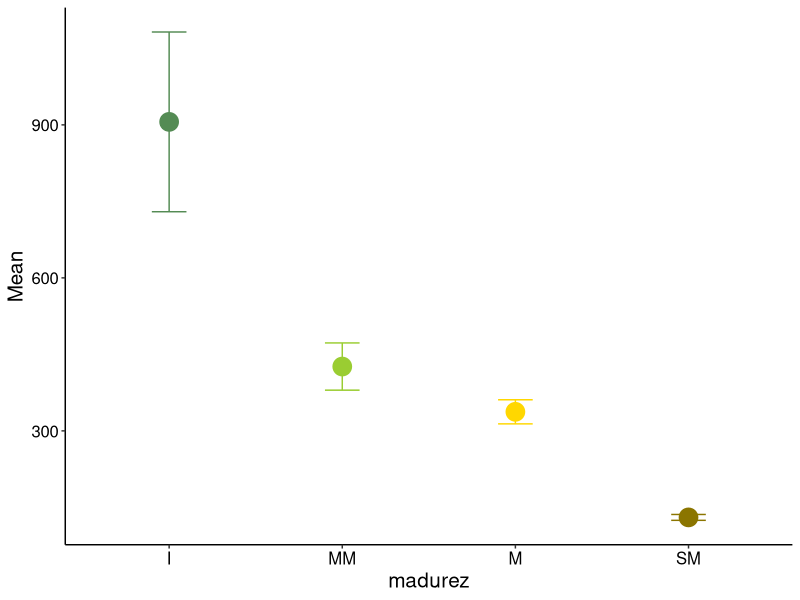
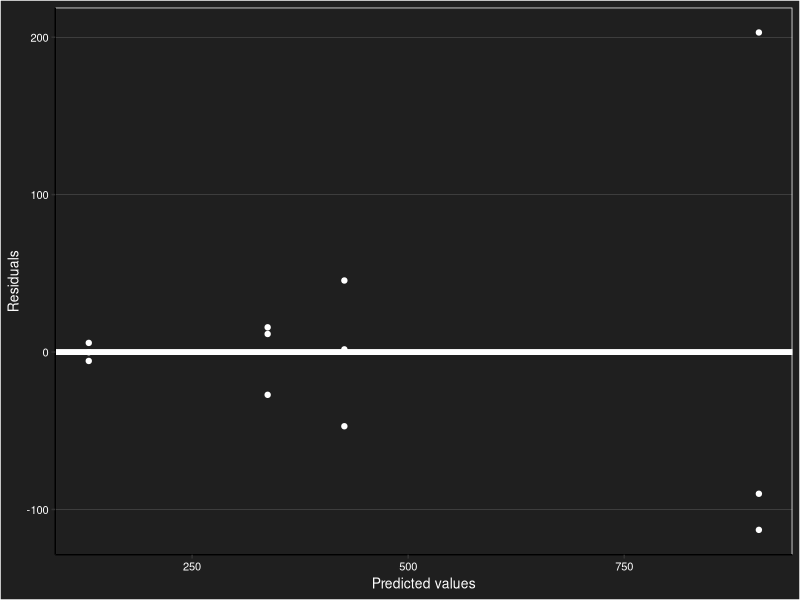
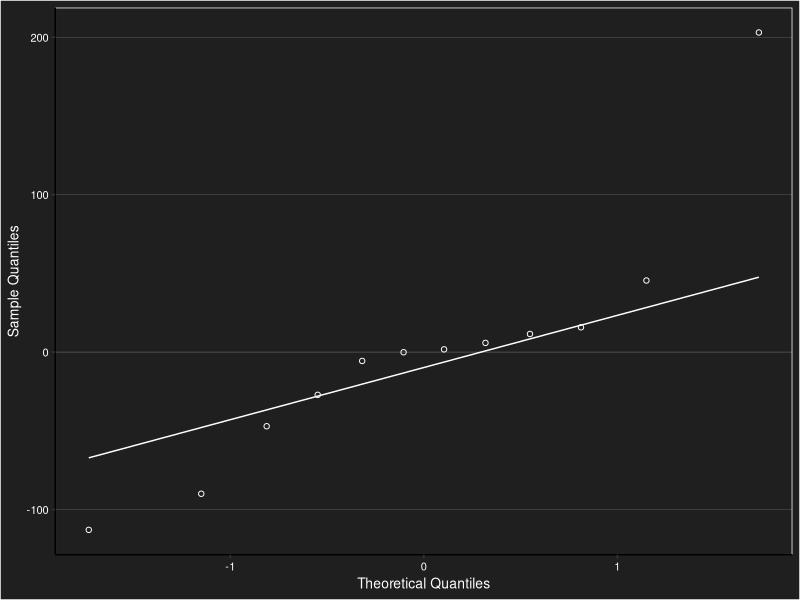

Write the R code that produced these figures, in order. (Note: this script raises an error after producing the figures.)
## ---- chunk 1
knitr::opts_chunk$set(warning = FALSE, message = FALSE, echo = FALSE)

library(readxl)
data_mad_phenols <- read_excel("database.xlsx", sheet = "mad_phenols")
data_mad_phenols$madurez <- factor(data_mad_phenols$madurez, levels=c("I", "MM", "M", "SM"))

## ---- chunk 2
knitr::opts_chunk$set(warning = FALSE, message = FALSE, echo = FALSE)

library(dplyr)
tabla_fenoles <- data_mad_phenols %>% 
  dplyr::group_by(madurez) %>% 
  dplyr::summarise(n=n(),
                   Mean = mean(fenoles),
                   sd = sd(fenoles))

library(knitr)
kable(tabla_fenoles, format = "markdown")

## ---- chunk 3
knitr::opts_chunk$set(warning = FALSE, message = FALSE, echo = FALSE)

library(ggplot2)
plot_mad_fenoles <- ggplot(tabla_fenoles, aes(x = madurez, y = Mean, color = madurez)) +
    scale_color_manual(values = c("palegreen4", "yellowgreen", "gold", "gold4")) +
    stat_summary(fun = "mean", size = 6, geom = "point") +
    geom_errorbar(aes(ymin = Mean - sd, ymax = Mean + sd), width = 0.2, position = position_dodge(0.9)) +
    theme_classic() +
    theme(legend.title = element_blank()) +
    theme(legend.position = "none") +
    theme(text = element_text(size = 15, color = 'black')) +
    theme(axis.text = element_text(color = 'black'))
plot_mad_fenoles

## ---- chunk 4
knitr::opts_chunk$set(warning = FALSE, message = FALSE, echo = FALSE)

library(nlme)
modelos_mad_fenoles <- gls(fenoles ~ madurez, weights=varIdent(form=~1|madurez), data=data_mad_phenols)
modelos_mad_fenoles

## ---- chunk 5
knitr::opts_chunk$set(warning = FALSE, message = FALSE, echo = FALSE)

fenoles_mad_ajuste <- as.data.frame(cbind(
  "residuos" = residuals(modelos_mad_fenoles),
  "predichos" = predict(modelos_mad_fenoles)))

HV_fenoles_mad<-ggplot(fenoles_mad_ajuste) +
  aes(predichos, residuos) +
  geom_hline(yintercept = 0, colour="white", size=2) +
  geom_point(colour="white")+
  theme_classic()+
  labs(y="Residuals", x="Predicted values")+
  theme(legend.position = "bottom", legend.background = element_rect(fill = "gray12"))+
  theme(panel.grid.major.y = element_line(size=0.05, color='white'))+
  theme(panel.grid.major.x = element_blank())+
  theme(text = element_text(size=10, color='white'))+
  theme(axis.text = element_text(color='white'))+
  theme(plot.background = element_rect(fill = "gray12"))+
  theme(panel.background = element_rect(fill = "gray12", color = "white"))
HV_fenoles_mad

QQ_fenoles_mad<-ggplot(fenoles_mad_ajuste) +
aes(sample = residuos) +
  geom_qq(shape = 1, colour="white") +
  geom_qq_line(colour="white")+
  theme_classic()+
  labs(y="Sample Quantiles", x="Theoretical Quantiles")+
  theme(legend.position = "bottom", legend.background = element_rect(fill = "gray12"))+
  theme(panel.grid.major.y = element_line(size=0.05, color='white'))+
  theme(panel.grid.major.x = element_blank())+
  theme(text = element_text(size=10, color='white'))+
  theme(axis.text = element_text(color='white'))+
  theme(plot.background = element_rect(fill = "gray12"))+
  theme(panel.background = element_rect(fill = "gray12", color = "white"))
QQ_fenoles_mad

shapiro.test(fenoles_mad_ajuste$residuos)

## ---- chunk 6
knitr::opts_chunk$set(warning = FALSE, message = FALSE, echo = FALSE)

anova(modelos_mad_fenoles)

## ---- chunk 7
knitr::opts_chunk$set(warning = FALSE, message = FALSE, echo = FALSE)

library(emmeans)
Comp_mad_fenoles<-emmeans(modelos_mad_fenoles, pairwise ~ madurez) #Tukey por default  
Comp_mad_fenoles
plot(Comp_mad_fenoles, comparisons = FALSE, arrow.type = "none") + theme_classic() +
  labs(x = "mg Fenoles / 100g PF)", y ="Madurez")

## ---- chunk 8
knitr::opts_chunk$set(warning = FALSE, message = FALSE, echo = FALSE)

library(readxl)
library(dplyr)

Datos0 <- read_excel("database.xlsx", sheet = "mad_aaox")
Datos0$Muestra <- factor(Datos0$Muestra)
Datos0$Conc <- factor(Datos0$Conc)
Datos0$Pip <- factor(Datos0$Pip)
Datos0$Trata <- factor(Datos0$Trata, levels = c("I", "MM", "M", "SM"))

# Datos0 %>% dplyr::filter(Conc == extract_Conc)

filter_list <- c("1.25", "2.5", "5", "12.5")
names_Conc<- c("ext_1.25", "ext_2.5", "ext_5", "ext_12.5")
list_Conc <- list()
for (extract_Conc in filter_list) {
  temp_table <- Datos0 %>% filter(Conc == extract_Conc)

  # Cambia el nombre de la columna Conc
  colnames(temp_table)[which(colnames(temp_table) == "In")] <- names_Conc
  # Selecciona las columnas 1 y 4
  temp_table <- temp_table %>% select(1, 4)
  # Agrega la tabla a la lista
  list_Conc[[paste0("extract_", extract_Conc)]] <- temp_table
  
}
# Une las tablas por columna
all_conc <- bind_cols(list_Conc)
# Elimina las columnas duplicadas
all_conc <- all_conc[,-c(3,5,7)]
# Se agrega columna de fenoles
all_conc <-cbind(all_conc, data_mad_phenols[,-c(1)]) 

## ---- chunk 9
knitr::opts_chunk$set(warning = FALSE, message = FALSE, echo = FALSE)

# new names
all_conc <- dplyr::rename(all_conc, ext_1.25=ext_1.25...2)
all_conc <- dplyr::rename(all_conc, ext_2.5=ext_1.25...4)
all_conc <- dplyr::rename(all_conc, ext_5=ext_1.25...6)
all_conc <- dplyr::rename(all_conc, ext_12.5=ext_1.25...8)

# models
mod_1.25<- lm(ext_1.25~fenoles, data=all_conc)
mod_2.5<- lm(ext_2.5~fenoles, data=all_conc)
mod_5<- lm(ext_5~fenoles, data=all_conc)
mod_12.5<- lm(ext_12.5~fenoles, data=all_conc)

## ---- chunk 10
knitr::opts_chunk$set(warning = FALSE, message = FALSE, echo = FALSE)

library(knitr)
kable(summary(mod_1.25)$coefficients[2,4], format = "markdown", col.names = "p-valor")

## ---- chunk 11
knitr::opts_chunk$set(warning = FALSE, message = FALSE, echo = FALSE)

kable(summary(mod_2.5)$coefficients[2,4], format = "markdown", col.names = "p-valor")

## ---- chunk 12
knitr::opts_chunk$set(warning = FALSE, message = FALSE, echo = FALSE)

kable(summary(mod_5)$coefficients[2,4], format = "markdown", col.names = "p-valor")

## ---- chunk 13
knitr::opts_chunk$set(warning = FALSE, message = FALSE, echo = FALSE)

kable(summary(mod_12.5)$coefficients[2,4], format = "markdown", col.names = "p-valor")

## ---- chunk 14
knitr::opts_chunk$set(warning = FALSE, message = FALSE, echo = FALSE)

library(ggplot2)
library(GGally)
GCORmad <- ggpairs(all_conc, columns = 2:9, lower = list(continuous = "points"))
GCORmad + theme_minimal()
